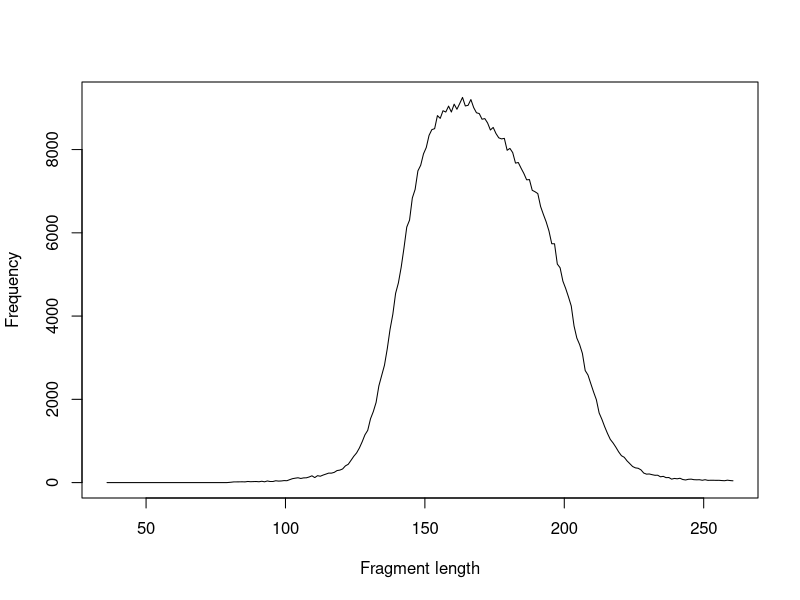

Generate this figure with R:
x = c(36,37,38,39,40,41,42,43,44,45,46,47,48,49,50,51,52,53,54,55,56,57,58,59,60,61,62,63,64,65,66,67,68,69,70,71,72,73,74,75,76,77,78,79,80.5,81.5,82.5,83.5,84.5,85.5,86.5,87.5,88.5,89.5,90.5,91.5,92.5,93.5,94.5,95.5,96.5,97.5,98.5,99.5,100.5,101.5,102.5,103.5,104.5,105.5,106.5,107.5,108.5,109.5,110.5,111.5,112.5,113.5,114.5,115.5,116.5,117.5,118.5,119.5,120.5,121.5,122.5,123.5,124.5,125.5,126.5,127.5,128.5,129.5,130.5,131.5,132.5,133.5,134.5,135.5,136.5,137.5,138.5,139.5,140.5,141.5,142.5,143.5,144.5,145.5,146.5,147.5,148.5,149.5,150.5,151.5,152.5,153.5,154.5,155.5,156.5,157.5,158.5,159.5,160.5,161.5,162.5,163.5,164.5,165.5,166.5,167.5,168.5,169.5,170.5,171.5,172.5,173.5,174.5,175.5,176.5,177.5,178.5,179.5,180.5,181.5,182.5,183.5,184.5,185.5,186.5,187.5,188.5,189.5,190.5,191.5,192.5,193.5,194.5,195.5,196.5,197.5,198.5,199.5,200.5,201.5,202.5,203.5,204.5,205.5,206.5,207.5,208.5,209.5,210.5,211.5,212.5,213.5,214.5,215.5,216.5,217.5,218.5,219.5,220.5,221.5,222.5,223.5,224.5,225.5,226.5,227.5,228.5,229.5,230.5,231.5,232.5,233.5,234.5,235.5,236.5,237.5,238.5,239.5,240.5,241.5,242.5,243.5,244.5,245.5,246.5,247.5,248.5,249.5,250.5,251.5,252.5,253.5,254.5,255.5,256.5,257.5,258.5,259.5,260.5)
y = c(0,0,0,0,0,0,0,0,0,0,0,0,0,0,0,0,0,0,0,0,0,0,0,0,0,0,0,0,0,0,0,0,0,0,0,0,0,0,0,0,0,0,0,0,9,17,17,18,19,17,27,21,24,26,20,32,19,39,26,26,44,36,39,48,45,70,94,106,116,99,113,115,135,163,120,166,153,181,204,228,227,246,289,300,328,402,439,534,632,712,830,979,1147,1255,1533,1705,1925,2324,2572,2818,3211,3678,4041,4546,4797,5173,5634,6138,6306,6837,7043,7489,7623,7896,8050,8342,8479,8502,8816,8749,8933,8902,9044,8902,9091,8968,9107,9253,9048,9063,9202,9009,8884,8865,8729,8744,8638,8470,8532,8385,8282,8256,8269,7983,8028,7927,7675,7689,7553,7426,7273,7279,7022,6987,6943,6633,6443,6264,6046,5738,5737,5250,5160,4839,4663,4461,4242,3762,3472,3316,3102,2692,2584,2379,2178,1992,1673,1518,1340,1180,1038,952,850,738,646,608,522,455,387,354,344,306,229,203,207,190,176,177,139,150,119,122,83,100,91,104,74,63,79,83,70,67,69,56,69,54,56,56,54,55,49,45,58,49,43)
pdf("01.stats.fragment_length.pdf")
plot(x, y, xlab="Fragment length", ylab="Frequency", type="l")
dev.off()
